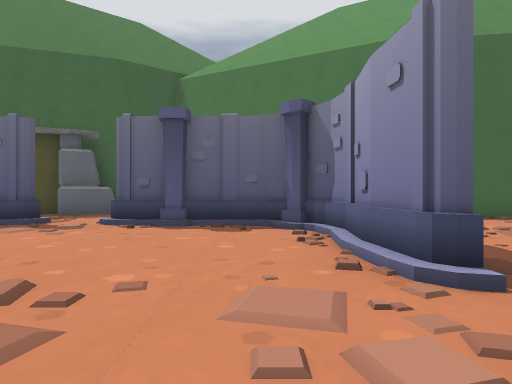
view 1 (above)

24 first-person views from a walk through a Godot game level. The camera is 1.2 m above the floor, looks level and sees 75° across. The floor is counted in squares, 2 m on a side. Each view is taken from the middle of a square. On the plan, view 1 faces up. The plan holds only what a view shows up to about 10 squares ahead; the rest is blank. The place goes on beyond the plan. Characters and animated objects are left out. Some surface patterns are stand-ins.

view 2
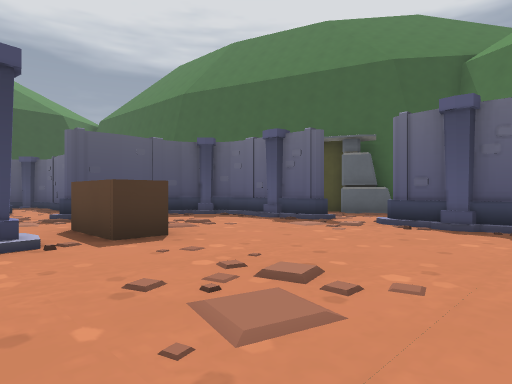

view 3
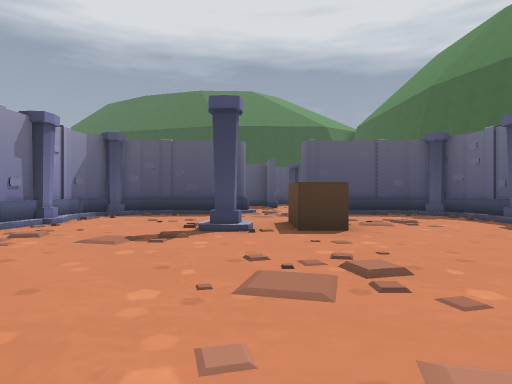

view 4
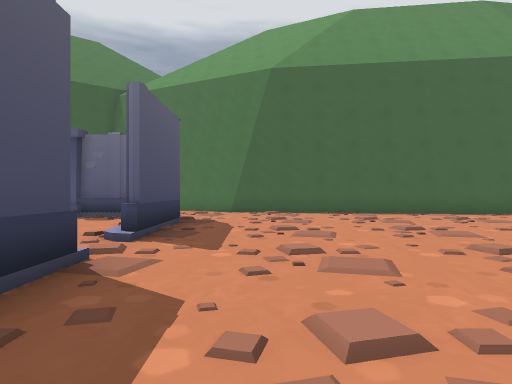

view 5
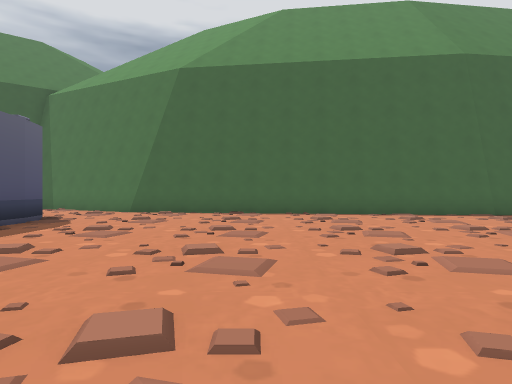

view 6
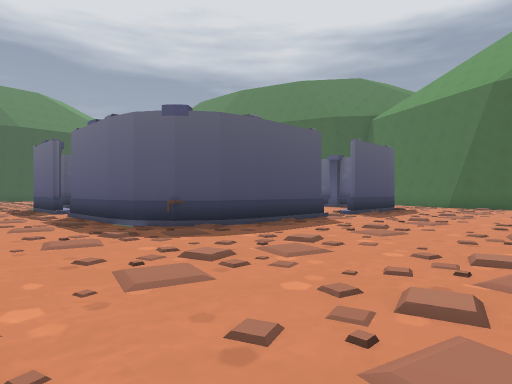

view 7
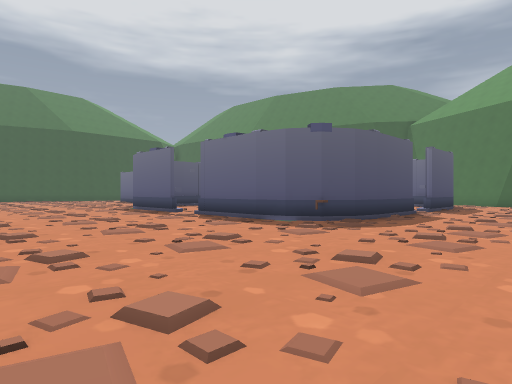

view 8
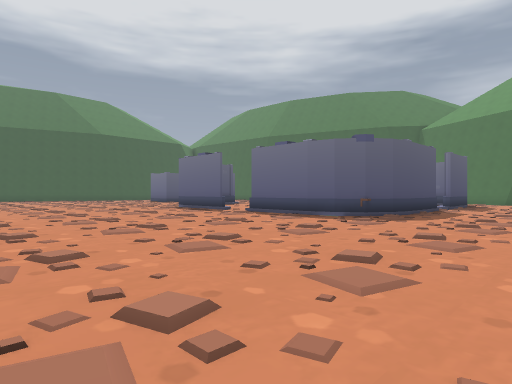

view 9
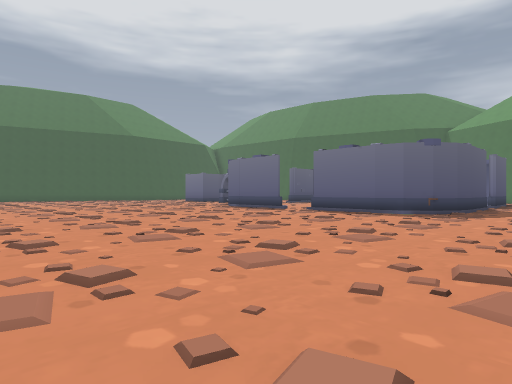

view 10
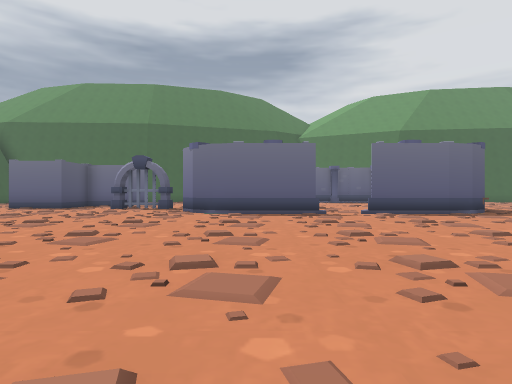

view 11
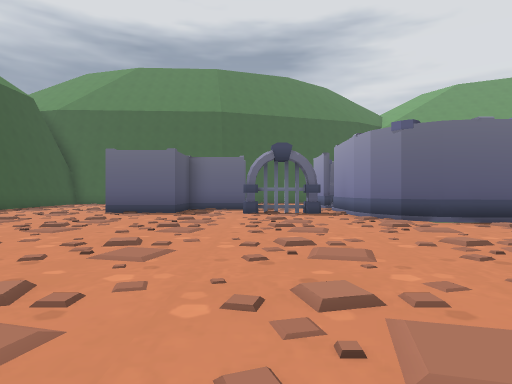

view 12
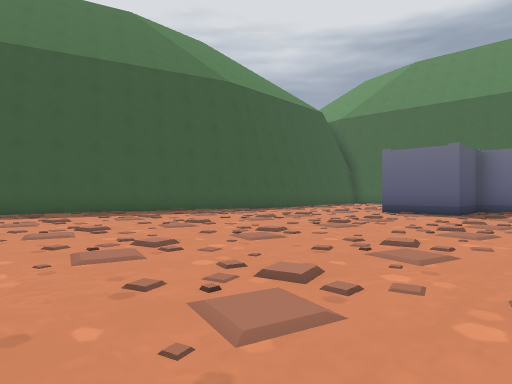

view 13
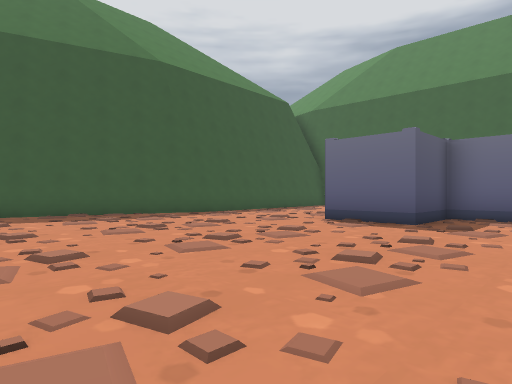

view 14
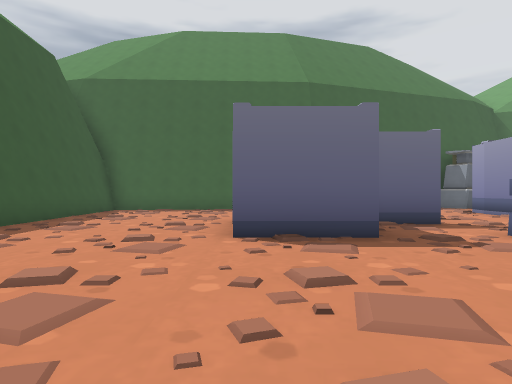

view 15
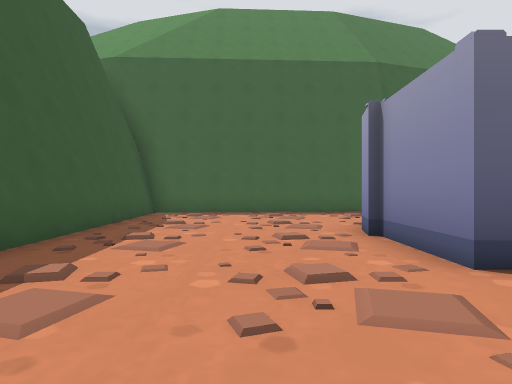

view 16
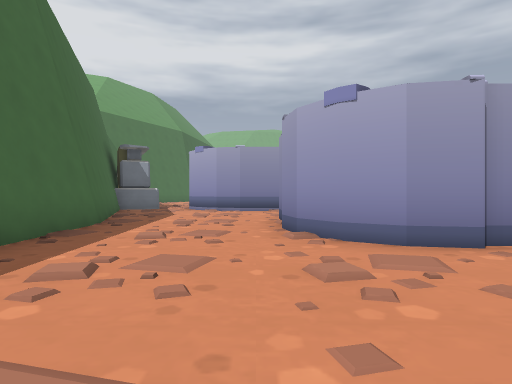

view 17
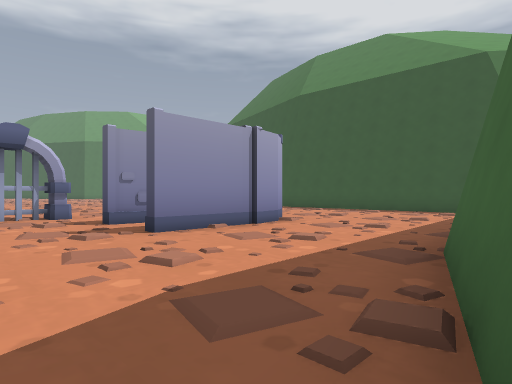

view 18
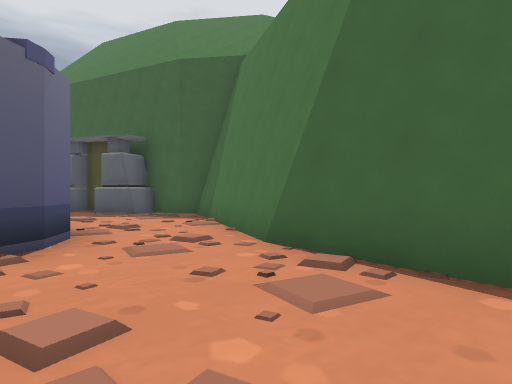

view 19
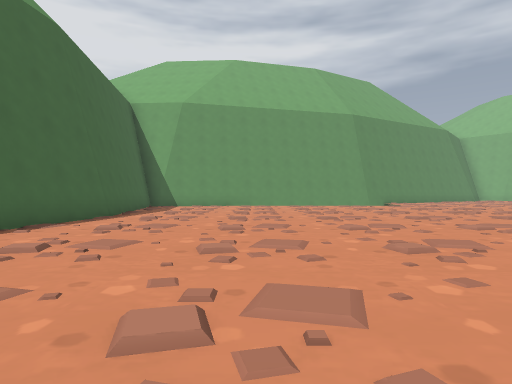

view 20
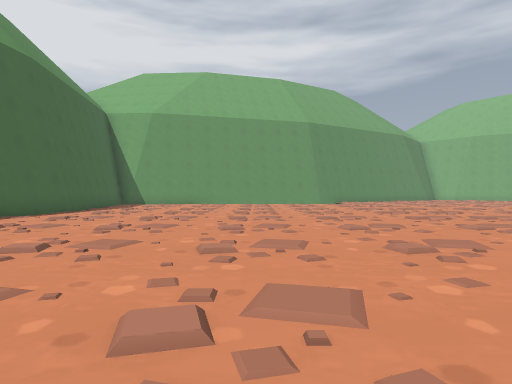

view 21
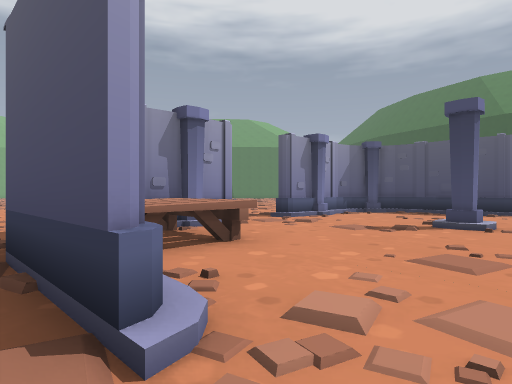

view 22
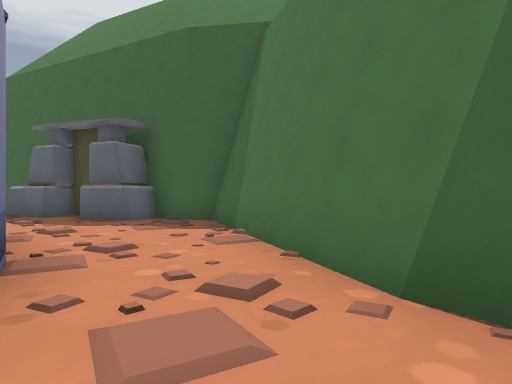

view 23
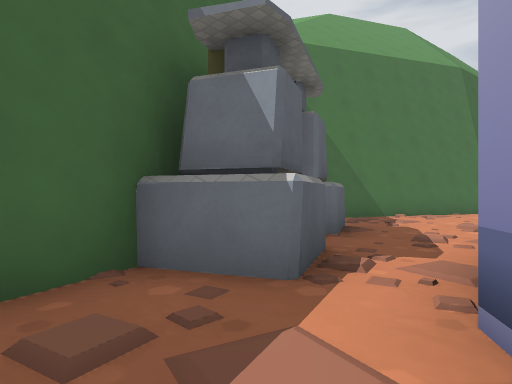

view 24
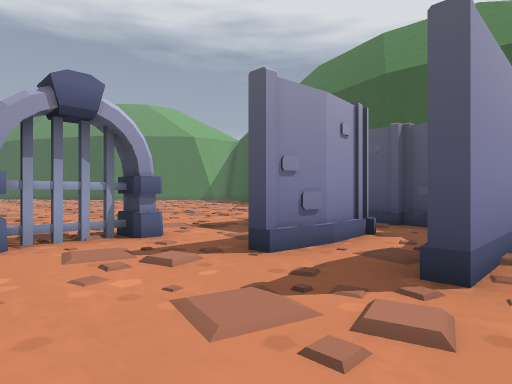

### Floor plan
Key: @ floor where view 1 was taken; # wall or solid block; . floor; ^ raised ledge; B box.
Columns run from 21 left of view 1 to 14 right of it. Each row starts with its distance up from view 1.
 11                  ###
 10                 ##.###
  9            ######^...###
  8         ####..##.......######
  7  ########.....................######
  6  #...........####..####.............
  5  #...........#........#.............
  4  #...........#........#.............
  3  #....####...#........^.............
  2  #....#.........B...................
  1  #....#.##..........................
  0   ....###.##.#..#....@^.............
 -1   ...........#......^^#.............
 -2 ##...........#......^^#.............
 -3 #............####..####.............
 -4 #........................... .......
 -5 #...........................   ...
 -6 ............................    ..
 -7 ...........................
 -8 ...........................
 -9  ..........................
-10       ..... ...............
-11              ..............
-12               ............
-13                .     .....

Where each view was taken, in squares from view 1:
view 1: 0 up, 0 right, facing up
view 2: 0 up, 0 right, facing up-left
view 3: 1 up, 1 right, facing left
view 4: 2 down, 3 right, facing up
view 5: 2 down, 6 right, facing up
view 6: 6 down, 6 right, facing up-left
view 7: 9 down, 5 right, facing up-left
view 8: 11 down, 5 right, facing up-left
view 9: 13 down, 4 right, facing up-left
view 10: 13 down, 6 left, facing up
view 11: 10 down, 11 left, facing up
view 12: 10 down, 11 left, facing up-left
view 13: 7 down, 11 left, facing up-left
view 14: 5 down, 15 left, facing up
view 15: 3 down, 17 left, facing up
view 16: 4 up, 19 left, facing right
view 17: 8 up, 9 left, facing down-left
view 18: 5 up, 5 right, facing up-left
view 19: 3 up, 4 right, facing right
view 20: 1 up, 2 right, facing right
view 21: 2 up, 2 right, facing down-left
view 22: 6 up, 3 right, facing up-left
view 23: 6 up, 9 left, facing up-right
view 24: 4 up, 9 left, facing down-left
